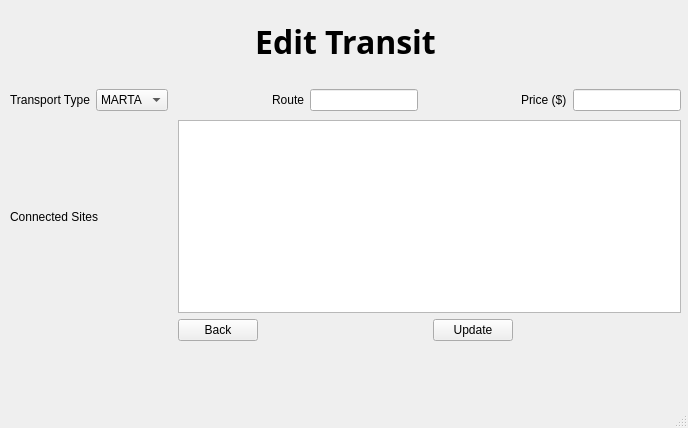
<?xml version="1.0" encoding="UTF-8"?>
<ui version="4.0">
 <class>MainWindow</class>
 <widget class="QMainWindow" name="MainWindow">
  <property name="geometry">
   <rect>
    <x>0</x>
    <y>0</y>
    <width>688</width>
    <height>428</height>
   </rect>
  </property>
  <property name="windowTitle">
   <string>MainWindow</string>
  </property>
  <widget class="QWidget" name="centralwidget">
   <widget class="QWidget" name="gridLayoutWidget">
    <property name="geometry">
     <rect>
      <x>10</x>
      <y>0</y>
      <width>671</width>
      <height>111</height>
     </rect>
    </property>
    <layout class="QGridLayout" name="gridLayout">
     <item row="1" column="0">
      <widget class="QLabel" name="transportType">
       <property name="text">
        <string>Transport Type</string>
       </property>
      </widget>
     </item>
     <item row="1" column="7">
      <widget class="QLineEdit" name="priceEdit"/>
     </item>
     <item row="1" column="4">
      <widget class="QLineEdit" name="routeEdit"/>
     </item>
     <item row="1" column="2">
      <spacer name="horizontalSpacer">
       <property name="orientation">
        <enum>Qt::Horizontal</enum>
       </property>
       <property name="sizeHint" stdset="0">
        <size>
         <width>40</width>
         <height>20</height>
        </size>
       </property>
      </spacer>
     </item>
     <item row="0" column="0" colspan="8">
      <widget class="QLabel" name="EditTransit">
       <property name="font">
        <font>
         <family>Arial Black</family>
         <pointsize>24</pointsize>
         <weight>75</weight>
         <bold>true</bold>
        </font>
       </property>
       <property name="text">
        <string>Edit Transit</string>
       </property>
       <property name="alignment">
        <set>Qt::AlignCenter</set>
       </property>
      </widget>
     </item>
     <item row="1" column="1">
      <widget class="QComboBox" name="transportTypeList">
       <item>
        <property name="text">
         <string>MARTA</string>
        </property>
       </item>
       <item>
        <property name="text">
         <string>Bus</string>
        </property>
       </item>
       <item>
        <property name="text">
         <string>Bike</string>
        </property>
       </item>
      </widget>
     </item>
     <item row="1" column="3">
      <widget class="QLabel" name="route">
       <property name="text">
        <string>Route</string>
       </property>
      </widget>
     </item>
     <item row="1" column="6">
      <widget class="QLabel" name="price">
       <property name="text">
        <string>Price ($)</string>
       </property>
      </widget>
     </item>
     <item row="1" column="5">
      <spacer name="horizontalSpacer_2">
       <property name="orientation">
        <enum>Qt::Horizontal</enum>
       </property>
       <property name="sizeHint" stdset="0">
        <size>
         <width>40</width>
         <height>20</height>
        </size>
       </property>
      </spacer>
     </item>
    </layout>
   </widget>
   <widget class="QWidget" name="gridLayoutWidget_2">
    <property name="geometry">
     <rect>
      <x>10</x>
      <y>120</y>
      <width>671</width>
      <height>221</height>
     </rect>
    </property>
    <layout class="QGridLayout" name="gridLayout_2">
     <item row="1" column="0">
      <spacer name="horizontalSpacer_4">
       <property name="orientation">
        <enum>Qt::Horizontal</enum>
       </property>
       <property name="sizeHint" stdset="0">
        <size>
         <width>40</width>
         <height>20</height>
        </size>
       </property>
      </spacer>
     </item>
     <item row="1" column="2">
      <spacer name="horizontalSpacer_3">
       <property name="orientation">
        <enum>Qt::Horizontal</enum>
       </property>
       <property name="sizeHint" stdset="0">
        <size>
         <width>40</width>
         <height>20</height>
        </size>
       </property>
      </spacer>
     </item>
     <item row="1" column="1">
      <widget class="QPushButton" name="back">
       <property name="text">
        <string>Back</string>
       </property>
      </widget>
     </item>
     <item row="1" column="3">
      <widget class="QPushButton" name="update">
       <property name="text">
        <string>Update</string>
       </property>
      </widget>
     </item>
     <item row="1" column="4">
      <spacer name="horizontalSpacer_5">
       <property name="orientation">
        <enum>Qt::Horizontal</enum>
       </property>
       <property name="sizeHint" stdset="0">
        <size>
         <width>40</width>
         <height>20</height>
        </size>
       </property>
      </spacer>
     </item>
     <item row="0" column="0">
      <widget class="QLabel" name="connectedSites">
       <property name="text">
        <string>Connected Sites</string>
       </property>
      </widget>
     </item>
     <item row="0" column="1" colspan="4">
      <widget class="QListWidget" name="connectedSitesTable">
       <property name="selectionMode">
        <enum>QAbstractItemView::MultiSelection</enum>
       </property>
      </widget>
     </item>
    </layout>
   </widget>
  </widget>
  <widget class="QMenuBar" name="menubar">
   <property name="geometry">
    <rect>
     <x>0</x>
     <y>0</y>
     <width>688</width>
     <height>22</height>
    </rect>
   </property>
  </widget>
  <widget class="QStatusBar" name="statusbar"/>
 </widget>
 <resources/>
 <connections/>
</ui>
